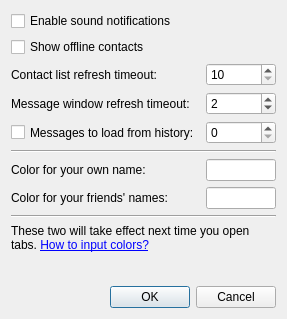
<?xml version="1.0" encoding="UTF-8"?>
<ui version="4.0">
 <class>Form</class>
 <widget class="QWidget" name="Form">
  <property name="windowModality">
   <enum>Qt::WindowModal</enum>
  </property>
  <property name="geometry">
   <rect>
    <x>0</x>
    <y>0</y>
    <width>267</width>
    <height>301</height>
   </rect>
  </property>
  <property name="minimumSize">
   <size>
    <width>0</width>
    <height>0</height>
   </size>
  </property>
  <property name="windowTitle">
   <string>Settings</string>
  </property>
  <layout class="QGridLayout" name="gridLayout">
   <item row="0" column="0" colspan="2">
    <layout class="QFormLayout" name="formLayout">
     <item row="0" column="0">
      <widget class="QCheckBox" name="enableSound">
       <property name="text">
        <string>Enable sound notifications</string>
       </property>
      </widget>
     </item>
     <item row="1" column="0">
      <widget class="QCheckBox" name="showOffline">
       <property name="text">
        <string>Show offline contacts</string>
       </property>
      </widget>
     </item>
     <item row="2" column="0">
      <widget class="QLabel" name="contactsTimeoutLabel">
       <property name="text">
        <string>Contact list refresh timeout:</string>
       </property>
      </widget>
     </item>
     <item row="2" column="1">
      <widget class="QSpinBox" name="contactsTimeout">
       <property name="maximumSize">
        <size>
         <width>70</width>
         <height>16777215</height>
        </size>
       </property>
       <property name="minimum">
        <number>10</number>
       </property>
       <property name="maximum">
        <number>120</number>
       </property>
      </widget>
     </item>
     <item row="3" column="0">
      <widget class="QLabel" name="messagesTimeoutLabel">
       <property name="text">
        <string>Message window refresh timeout:</string>
       </property>
      </widget>
     </item>
     <item row="3" column="1">
      <widget class="QSpinBox" name="messagesTimeout">
       <property name="maximumSize">
        <size>
         <width>70</width>
         <height>16777215</height>
        </size>
       </property>
       <property name="minimum">
        <number>1</number>
       </property>
       <property name="maximum">
        <number>60</number>
       </property>
       <property name="value">
        <number>2</number>
       </property>
      </widget>
     </item>
     <item row="4" column="0">
      <widget class="QCheckBox" name="loadHistory">
       <property name="sizePolicy">
        <sizepolicy hsizetype="MinimumExpanding" vsizetype="MinimumExpanding">
         <horstretch>0</horstretch>
         <verstretch>0</verstretch>
        </sizepolicy>
       </property>
       <property name="text">
        <string>Messages to load from history:</string>
       </property>
      </widget>
     </item>
     <item row="4" column="1">
      <widget class="QSpinBox" name="historyCount">
       <property name="sizePolicy">
        <sizepolicy hsizetype="MinimumExpanding" vsizetype="MinimumExpanding">
         <horstretch>0</horstretch>
         <verstretch>0</verstretch>
        </sizepolicy>
       </property>
       <property name="maximumSize">
        <size>
         <width>70</width>
         <height>16777215</height>
        </size>
       </property>
      </widget>
     </item>
     <item row="5" column="0" colspan="2">
      <widget class="Line" name="line">
       <property name="orientation">
        <enum>Qt::Horizontal</enum>
       </property>
      </widget>
     </item>
     <item row="6" column="0">
      <widget class="QLabel" name="myColorLabel">
       <property name="sizePolicy">
        <sizepolicy hsizetype="MinimumExpanding" vsizetype="MinimumExpanding">
         <horstretch>0</horstretch>
         <verstretch>0</verstretch>
        </sizepolicy>
       </property>
       <property name="text">
        <string>Color for your own name:</string>
       </property>
      </widget>
     </item>
     <item row="6" column="1">
      <widget class="QLineEdit" name="myColor">
       <property name="sizePolicy">
        <sizepolicy hsizetype="MinimumExpanding" vsizetype="MinimumExpanding">
         <horstretch>0</horstretch>
         <verstretch>0</verstretch>
        </sizepolicy>
       </property>
       <property name="maximumSize">
        <size>
         <width>70</width>
         <height>16777215</height>
        </size>
       </property>
       <property name="maxLength">
        <number>6</number>
       </property>
      </widget>
     </item>
     <item row="7" column="0">
      <widget class="QLabel" name="friendsColorLabel">
       <property name="sizePolicy">
        <sizepolicy hsizetype="MinimumExpanding" vsizetype="MinimumExpanding">
         <horstretch>0</horstretch>
         <verstretch>0</verstretch>
        </sizepolicy>
       </property>
       <property name="text">
        <string>Color for your friends' names:</string>
       </property>
      </widget>
     </item>
     <item row="7" column="1">
      <widget class="QLineEdit" name="friendsColor">
       <property name="sizePolicy">
        <sizepolicy hsizetype="MinimumExpanding" vsizetype="MinimumExpanding">
         <horstretch>0</horstretch>
         <verstretch>0</verstretch>
        </sizepolicy>
       </property>
       <property name="maximumSize">
        <size>
         <width>70</width>
         <height>16777215</height>
        </size>
       </property>
       <property name="maxLength">
        <number>6</number>
       </property>
      </widget>
     </item>
     <item row="8" column="0" colspan="2">
      <widget class="Line" name="line_2">
       <property name="orientation">
        <enum>Qt::Horizontal</enum>
       </property>
      </widget>
     </item>
    </layout>
   </item>
   <item row="1" column="0" colspan="2">
    <widget class="QLabel" name="colorHelp">
     <property name="sizePolicy">
      <sizepolicy hsizetype="MinimumExpanding" vsizetype="MinimumExpanding">
       <horstretch>0</horstretch>
       <verstretch>0</verstretch>
      </sizepolicy>
     </property>
     <property name="text">
      <string>&lt;html&gt;&lt;head/&gt;&lt;body&gt;&lt;p&gt;These two will take effect next time you open tabs. &lt;a href=&quot;http://html-color-codes.info&quot;&gt;&lt;span style=&quot; text-decoration: underline; color:#0000ff;&quot;&gt;How to input colors?&lt;/span&gt;&lt;/a&gt;&lt;/p&gt;&lt;/body&gt;&lt;/html&gt;</string>
     </property>
     <property name="wordWrap">
      <bool>true</bool>
     </property>
    </widget>
   </item>
   <item row="2" column="1">
    <spacer name="verticalSpacer">
     <property name="orientation">
      <enum>Qt::Vertical</enum>
     </property>
     <property name="sizeHint" stdset="0">
      <size>
       <width>20</width>
       <height>4</height>
      </size>
     </property>
    </spacer>
   </item>
   <item row="3" column="0">
    <spacer name="horizontalSpacer">
     <property name="orientation">
      <enum>Qt::Horizontal</enum>
     </property>
     <property name="sizeType">
      <enum>QSizePolicy::MinimumExpanding</enum>
     </property>
     <property name="sizeHint" stdset="0">
      <size>
       <width>84</width>
       <height>20</height>
      </size>
     </property>
    </spacer>
   </item>
   <item row="3" column="1">
    <widget class="QDialogButtonBox" name="apply">
     <property name="standardButtons">
      <set>QDialogButtonBox::Cancel|QDialogButtonBox::Ok</set>
     </property>
    </widget>
   </item>
  </layout>
  <zorder>verticalSpacer</zorder>
  <zorder>apply</zorder>
  <zorder></zorder>
  <zorder>horizontalSpacer</zorder>
  <zorder>colorHelp</zorder>
  <zorder>line</zorder>
  <zorder>line_2</zorder>
 </widget>
 <resources/>
 <connections/>
</ui>
